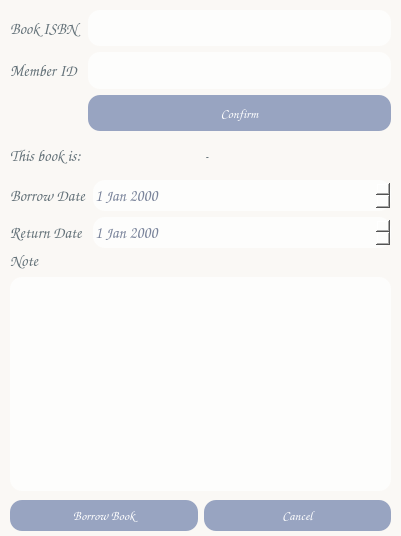
<?xml version="1.0" encoding="UTF-8"?>
<ui version="4.0">
 <class>borrow</class>
 <widget class="QDialog" name="borrow">
  <property name="geometry">
   <rect>
    <x>0</x>
    <y>0</y>
    <width>401</width>
    <height>536</height>
   </rect>
  </property>
  <property name="windowTitle">
   <string>Dialog</string>
  </property>
  <property name="styleSheet">
   <string notr="true">background-color: rgb(250, 248, 245);</string>
  </property>
  <widget class="QWidget" name="formLayoutWidget">
   <property name="geometry">
    <rect>
     <x>10</x>
     <y>10</y>
     <width>381</width>
     <height>121</height>
    </rect>
   </property>
   <layout class="QFormLayout" name="formLayout">
    <item row="0" column="0">
     <widget class="QLabel" name="label">
      <property name="font">
       <font>
        <family>Comic Sans MS</family>
        <pointsize>12</pointsize>
       </font>
      </property>
      <property name="styleSheet">
       <string notr="true">color: rgb(100, 114, 121);</string>
      </property>
      <property name="text">
       <string>Book ISBN</string>
      </property>
     </widget>
    </item>
    <item row="0" column="1">
     <widget class="QLineEdit" name="bookISBNLineEdit">
      <property name="sizePolicy">
       <sizepolicy hsizetype="Expanding" vsizetype="Expanding">
        <horstretch>0</horstretch>
        <verstretch>0</verstretch>
       </sizepolicy>
      </property>
      <property name="font">
       <font>
        <family>Comic Sans MS</family>
        <pointsize>12</pointsize>
       </font>
      </property>
      <property name="styleSheet">
       <string notr="true">color: rgb(121, 131, 154);
background-color: rgb(253, 253, 252);
border-radius: 12px;</string>
      </property>
     </widget>
    </item>
    <item row="1" column="0">
     <widget class="QLabel" name="label_2">
      <property name="font">
       <font>
        <family>Comic Sans MS</family>
        <pointsize>12</pointsize>
       </font>
      </property>
      <property name="styleSheet">
       <string notr="true">color: rgb(100, 114, 121);</string>
      </property>
      <property name="text">
       <string>Member ID</string>
      </property>
     </widget>
    </item>
    <item row="1" column="1">
     <widget class="QLineEdit" name="memberIDLineEdit">
      <property name="sizePolicy">
       <sizepolicy hsizetype="Expanding" vsizetype="Expanding">
        <horstretch>0</horstretch>
        <verstretch>0</verstretch>
       </sizepolicy>
      </property>
      <property name="font">
       <font>
        <family>Comic Sans MS</family>
        <pointsize>12</pointsize>
       </font>
      </property>
      <property name="styleSheet">
       <string notr="true">color: rgb(121, 131, 154);
background-color: rgb(253, 253, 252);
border-radius: 12px;</string>
      </property>
     </widget>
    </item>
    <item row="2" column="1">
     <widget class="QPushButton" name="confirmButton">
      <property name="sizePolicy">
       <sizepolicy hsizetype="Minimum" vsizetype="Expanding">
        <horstretch>0</horstretch>
        <verstretch>0</verstretch>
       </sizepolicy>
      </property>
      <property name="font">
       <font>
        <family>Comic Sans MS</family>
        <pointsize>10</pointsize>
       </font>
      </property>
      <property name="cursor">
       <cursorShape>PointingHandCursor</cursorShape>
      </property>
      <property name="styleSheet">
       <string notr="true">color: rgb(255, 255, 255);
background-color: rgb(152, 164, 193);
border-radius: 12px;
</string>
      </property>
      <property name="text">
       <string>Confirm</string>
      </property>
     </widget>
    </item>
   </layout>
  </widget>
  <widget class="QWidget" name="formLayoutWidget_2">
   <property name="geometry">
    <rect>
     <x>10</x>
     <y>180</y>
     <width>381</width>
     <height>68</height>
    </rect>
   </property>
   <layout class="QFormLayout" name="formLayout_2">
    <item row="0" column="0">
     <widget class="QLabel" name="label_3">
      <property name="font">
       <font>
        <family>Comic Sans MS</family>
        <pointsize>12</pointsize>
       </font>
      </property>
      <property name="styleSheet">
       <string notr="true">color: rgb(100, 114, 121);</string>
      </property>
      <property name="text">
       <string>Borrow Date</string>
      </property>
     </widget>
    </item>
    <item row="0" column="1">
     <widget class="QDateEdit" name="borrowDateEdit">
      <property name="sizePolicy">
       <sizepolicy hsizetype="Minimum" vsizetype="Expanding">
        <horstretch>0</horstretch>
        <verstretch>0</verstretch>
       </sizepolicy>
      </property>
      <property name="font">
       <font>
        <family>Comic Sans MS</family>
        <pointsize>12</pointsize>
       </font>
      </property>
      <property name="styleSheet">
       <string notr="true">color: rgb(121, 131, 154);
background-color: rgb(253, 253, 252);
border-radius: 12px;</string>
      </property>
     </widget>
    </item>
    <item row="1" column="0">
     <widget class="QLabel" name="label_4">
      <property name="font">
       <font>
        <family>Comic Sans MS</family>
        <pointsize>12</pointsize>
       </font>
      </property>
      <property name="styleSheet">
       <string notr="true">color: rgb(100, 114, 121);</string>
      </property>
      <property name="text">
       <string>Return Date</string>
      </property>
     </widget>
    </item>
    <item row="1" column="1">
     <widget class="QDateEdit" name="returnDateEdit">
      <property name="sizePolicy">
       <sizepolicy hsizetype="Minimum" vsizetype="Expanding">
        <horstretch>0</horstretch>
        <verstretch>0</verstretch>
       </sizepolicy>
      </property>
      <property name="font">
       <font>
        <family>Comic Sans MS</family>
        <pointsize>12</pointsize>
       </font>
      </property>
      <property name="styleSheet">
       <string notr="true">color: rgb(121, 131, 154);
background-color: rgb(253, 253, 252);
border-radius: 12px;</string>
      </property>
     </widget>
    </item>
   </layout>
  </widget>
  <widget class="QWidget" name="formLayoutWidget_3">
   <property name="geometry">
    <rect>
     <x>10</x>
     <y>250</y>
     <width>381</width>
     <height>241</height>
    </rect>
   </property>
   <layout class="QFormLayout" name="formLayout_3">
    <item row="0" column="0" colspan="2">
     <widget class="QLabel" name="label_5">
      <property name="font">
       <font>
        <family>Comic Sans MS</family>
        <pointsize>12</pointsize>
       </font>
      </property>
      <property name="styleSheet">
       <string notr="true">color: rgb(100, 114, 121);</string>
      </property>
      <property name="text">
       <string>Note</string>
      </property>
     </widget>
    </item>
    <item row="1" column="0" colspan="2">
     <widget class="QPlainTextEdit" name="notesTextEdit">
      <property name="sizePolicy">
       <sizepolicy hsizetype="Expanding" vsizetype="Expanding">
        <horstretch>0</horstretch>
        <verstretch>0</verstretch>
       </sizepolicy>
      </property>
      <property name="font">
       <font>
        <family>Comic Sans MS</family>
        <pointsize>12</pointsize>
       </font>
      </property>
      <property name="styleSheet">
       <string notr="true">color: rgb(121, 131, 154);
background-color: rgb(253, 253, 252);
border-radius: 12px;</string>
      </property>
     </widget>
    </item>
   </layout>
  </widget>
  <widget class="QWidget" name="horizontalLayoutWidget">
   <property name="geometry">
    <rect>
     <x>10</x>
     <y>500</y>
     <width>381</width>
     <height>31</height>
    </rect>
   </property>
   <layout class="QHBoxLayout" name="horizontalLayout">
    <item>
     <widget class="QPushButton" name="borrowBookButton">
      <property name="sizePolicy">
       <sizepolicy hsizetype="Minimum" vsizetype="Expanding">
        <horstretch>0</horstretch>
        <verstretch>0</verstretch>
       </sizepolicy>
      </property>
      <property name="font">
       <font>
        <family>Comic Sans MS</family>
        <pointsize>10</pointsize>
       </font>
      </property>
      <property name="cursor">
       <cursorShape>PointingHandCursor</cursorShape>
      </property>
      <property name="styleSheet">
       <string notr="true">color: rgb(255, 255, 255);
background-color: rgb(152, 164, 193);
border-radius: 12px;
</string>
      </property>
      <property name="text">
       <string>Borrow Book</string>
      </property>
     </widget>
    </item>
    <item>
     <widget class="QPushButton" name="pushButton_4">
      <property name="sizePolicy">
       <sizepolicy hsizetype="Minimum" vsizetype="Expanding">
        <horstretch>0</horstretch>
        <verstretch>0</verstretch>
       </sizepolicy>
      </property>
      <property name="font">
       <font>
        <family>Comic Sans MS</family>
        <pointsize>10</pointsize>
       </font>
      </property>
      <property name="cursor">
       <cursorShape>PointingHandCursor</cursorShape>
      </property>
      <property name="styleSheet">
       <string notr="true">color: rgb(255, 255, 255);
background-color: rgb(152, 164, 193);
border-radius: 12px;
</string>
      </property>
      <property name="text">
       <string>Cancel</string>
      </property>
     </widget>
    </item>
   </layout>
  </widget>
  <widget class="QWidget" name="horizontalLayoutWidget_2">
   <property name="geometry">
    <rect>
     <x>10</x>
     <y>140</y>
     <width>381</width>
     <height>31</height>
    </rect>
   </property>
   <layout class="QHBoxLayout" name="horizontalLayout_2">
    <item>
     <widget class="QLabel" name="label_6">
      <property name="sizePolicy">
       <sizepolicy hsizetype="Preferred" vsizetype="Fixed">
        <horstretch>0</horstretch>
        <verstretch>0</verstretch>
       </sizepolicy>
      </property>
      <property name="font">
       <font>
        <family>Comic Sans MS</family>
        <pointsize>12</pointsize>
       </font>
      </property>
      <property name="styleSheet">
       <string notr="true">color: rgb(100, 114, 121);</string>
      </property>
      <property name="text">
       <string>This book is:</string>
      </property>
     </widget>
    </item>
    <item>
     <widget class="QLabel" name="availabilityLabel">
      <property name="sizePolicy">
       <sizepolicy hsizetype="Preferred" vsizetype="Fixed">
        <horstretch>0</horstretch>
        <verstretch>0</verstretch>
       </sizepolicy>
      </property>
      <property name="font">
       <font>
        <family>Comic Sans MS</family>
        <pointsize>12</pointsize>
       </font>
      </property>
      <property name="styleSheet">
       <string notr="true">color: rgb(100, 114, 121);</string>
      </property>
      <property name="text">
       <string>-</string>
      </property>
     </widget>
    </item>
   </layout>
  </widget>
 </widget>
 <resources/>
 <connections>
  <connection>
   <sender>pushButton_4</sender>
   <signal>clicked()</signal>
   <receiver>borrow</receiver>
   <slot>close()</slot>
   <hints>
    <hint type="sourcelabel">
     <x>259</x>
     <y>425</y>
    </hint>
    <hint type="destinationlabel">
     <x>330</x>
     <y>441</y>
    </hint>
   </hints>
  </connection>
 </connections>
</ui>
